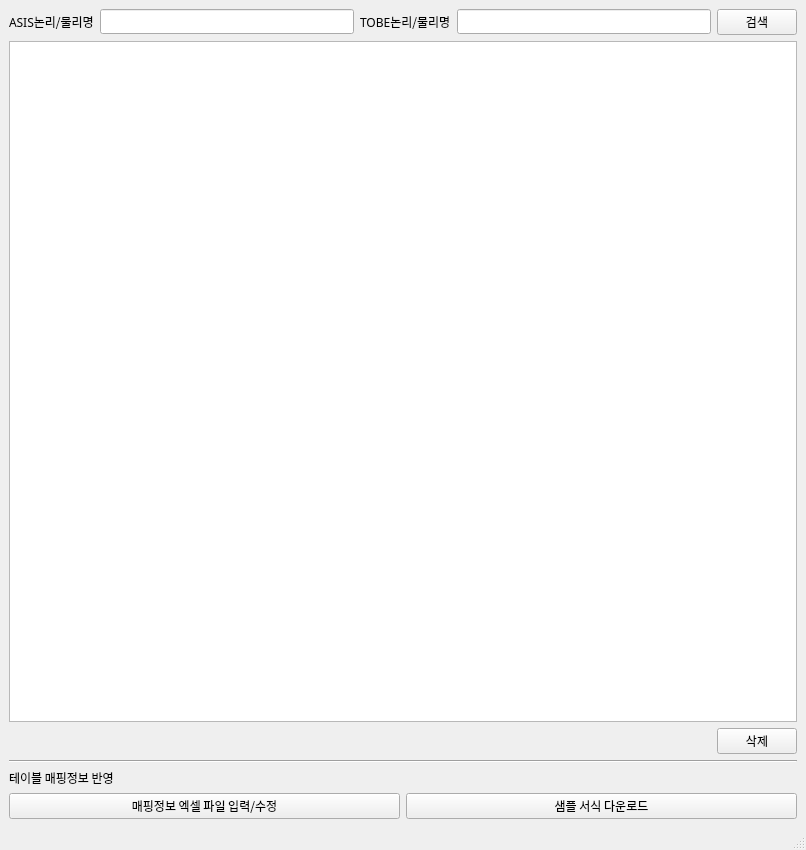
<?xml version="1.0" encoding="UTF-8"?>
<ui version="4.0">
 <class>MainWindow</class>
 <widget class="QMainWindow" name="MainWindow">
  <property name="geometry">
   <rect>
    <x>0</x>
    <y>0</y>
    <width>806</width>
    <height>850</height>
   </rect>
  </property>
  <property name="windowTitle">
   <string>MainWindow</string>
  </property>
  <widget class="QWidget" name="centralwidget">
   <layout class="QGridLayout" name="gridLayout">
    <item row="0" column="0">
     <layout class="QHBoxLayout" name="horizontalLayout">
      <item>
       <widget class="QLabel" name="label_3">
        <property name="font">
         <font>
          <family>굴림체</family>
         </font>
        </property>
        <property name="text">
         <string>ASIS논리/물리명</string>
        </property>
       </widget>
      </item>
      <item>
       <widget class="QLineEdit" name="lineASISSearchEdit">
        <property name="font">
         <font>
          <family>굴림체</family>
         </font>
        </property>
       </widget>
      </item>
      <item>
       <widget class="QLabel" name="label_4">
        <property name="font">
         <font>
          <family>굴림체</family>
         </font>
        </property>
        <property name="text">
         <string>TOBE논리/물리명</string>
        </property>
       </widget>
      </item>
      <item>
       <widget class="QLineEdit" name="lineTOBESearchEdit">
        <property name="font">
         <font>
          <family>굴림체</family>
         </font>
        </property>
       </widget>
      </item>
     </layout>
    </item>
    <item row="0" column="1">
     <widget class="QPushButton" name="pushSearchButton">
      <property name="font">
       <font>
        <family>굴림체</family>
       </font>
      </property>
      <property name="text">
       <string>검색</string>
      </property>
     </widget>
    </item>
    <item row="1" column="0" colspan="2">
     <widget class="QTableWidget" name="tableWidget">
      <property name="font">
       <font>
        <family>굴림체</family>
       </font>
      </property>
     </widget>
    </item>
    <item row="2" column="1">
     <widget class="QPushButton" name="pushDelButton">
      <property name="font">
       <font>
        <family>굴림체</family>
       </font>
      </property>
      <property name="text">
       <string>삭제</string>
      </property>
     </widget>
    </item>
    <item row="3" column="0" colspan="2">
     <widget class="Line" name="line">
      <property name="orientation">
       <enum>Qt::Horizontal</enum>
      </property>
     </widget>
    </item>
    <item row="4" column="0">
     <widget class="QLabel" name="label">
      <property name="font">
       <font>
        <family>굴림체</family>
       </font>
      </property>
      <property name="text">
       <string>테이블 매핑정보 반영</string>
      </property>
     </widget>
    </item>
    <item row="5" column="0" colspan="2">
     <layout class="QHBoxLayout" name="horizontalLayout_2">
      <item>
       <widget class="QPushButton" name="pushInputButton">
        <property name="font">
         <font>
          <family>굴림체</family>
         </font>
        </property>
        <property name="text">
         <string>매핑정보 엑셀 파일 입력/수정</string>
        </property>
       </widget>
      </item>
      <item>
       <widget class="QPushButton" name="pushSampleButton">
        <property name="font">
         <font>
          <family>굴림체</family>
         </font>
        </property>
        <property name="text">
         <string>샘플 서식 다운로드</string>
        </property>
       </widget>
      </item>
     </layout>
    </item>
   </layout>
  </widget>
  <widget class="QMenuBar" name="menubar">
   <property name="geometry">
    <rect>
     <x>0</x>
     <y>0</y>
     <width>806</width>
     <height>21</height>
    </rect>
   </property>
  </widget>
  <widget class="QStatusBar" name="statusbar"/>
 </widget>
 <resources/>
 <connections/>
</ui>
